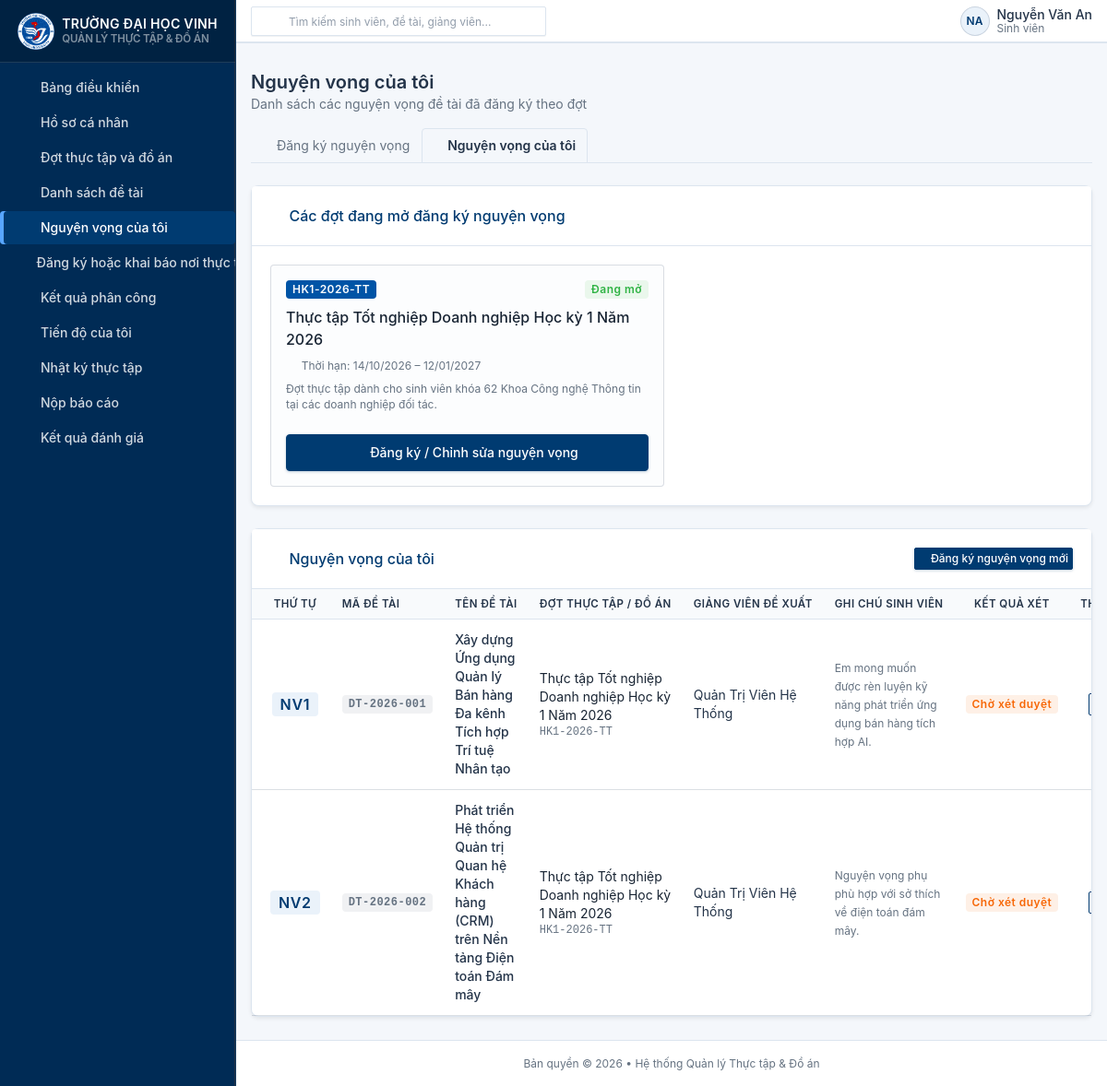
The page /wishes (signed in) on the database its author committed.
### tables this page shows
CREATE TABLE IF NOT EXISTS `internship_periods` (
    `id` INT UNSIGNED AUTO_INCREMENT PRIMARY KEY COMMENT 'Khóa chính tự tăng',
    `code` VARCHAR(50) NOT NULL COMMENT 'Mã đợt định danh duy nhất (vd: HK1-2026-TT, HK2-2026-DA)',
    `name` VARCHAR(150) NOT NULL COMMENT 'Tên hiển thị của đợt thực tập / đồ án',
    `type` ENUM('internship', 'graduation_project') NOT NULL COMMENT 'Loại đợt: internship (Thực tập) hoặc graduation_project (Đồ án tốt nghiệp)',
    `start_date` DATE NOT NULL COMMENT 'Ngày bắt đầu đợt (YYYY-MM-DD)',
    `end_date` DATE NOT NULL COMMENT 'Ngày kết thúc đợt (YYYY-MM-DD)',
    `status` ENUM('draft', 'active', 'closed') NOT NULL DEFAULT 'draft' COMMENT 'Trạng thái đợt: draft (Nháp/Chưa mở), active (Đang diễn ra), closed (Đã kết thúc/Đóng)',
    `description` TEXT NULL COMMENT 'Mô tả chi tiết, quy định hoặc thông báo cho đợt',
    `created_at` DATETIME NOT NULL DEFAULT CURRENT_TIMESTAMP COMMENT 'Thời điểm tạo bản ghi',
    `updated_at` DATETIME NOT NULL DEFAULT CURRENT_TIMESTAMP ON UPDATE CURRENT_TIMESTAMP COMMENT 'Thời điểm cập nhật cuối',
    UNIQUE KEY `uk_internship_periods_code` (`code`),
    INDEX `idx_internship_periods_status` (`status`),
    INDEX `idx_internship_periods_type` (`type`),
    INDEX `idx_internship_periods_dates` (`start_date`, `end_date`),
    CONSTRAINT `chk_period_dates` CHECK (`end_date` >= `start_date`)
);

CREATE TABLE IF NOT EXISTS `topic_wishes` (
    `id` INT UNSIGNED AUTO_INCREMENT PRIMARY KEY COMMENT 'Khóa chính tự tăng',
    `student_id` INT UNSIGNED NOT NULL COMMENT 'Sinh viên đăng ký (users.id)',
    `topic_id` INT UNSIGNED NOT NULL COMMENT 'Đề tài đăng ký (topics.id)',
    `period_id` INT UNSIGNED NOT NULL COMMENT 'Đợt thực tập / đồ án (internship_periods.id)',
    `priority` TINYINT UNSIGNED NOT NULL COMMENT 'Thứ tự ưu tiên nguyện vọng: 1, 2, 3',
    `status` ENUM('pending', 'approved', 'rejected') NOT NULL DEFAULT 'pending' COMMENT 'Trạng thái nguyện vọng',
    `note` VARCHAR(255) NULL COMMENT 'Ghi chú của sinh viên',
    `created_at` DATETIME NOT NULL DEFAULT CURRENT_TIMESTAMP COMMENT 'Thời điểm đăng ký',
    `updated_at` DATETIME NOT NULL DEFAULT CURRENT_TIMESTAMP ON UPDATE CURRENT_TIMESTAMP COMMENT 'Thời điểm cập nhật',
    UNIQUE KEY `uk_student_period_topic` (`student_id`, `period_id`, `topic_id`),
    UNIQUE KEY `uk_student_period_priority` (`student_id`, `period_id`, `priority`),
    INDEX `idx_topic_wishes_student_id` (`student_id`),
    INDEX `idx_topic_wishes_topic_id` (`topic_id`),
    INDEX `idx_topic_wishes_period_id` (`period_id`),
    INDEX `idx_topic_wishes_priority` (`priority`),
    INDEX `idx_topic_wishes_status` (`status`),
    CONSTRAINT `fk_topic_wishes_student` FOREIGN KEY (`student_id`)
        REFERENCES `users` (`id`) ON UPDATE CASCADE ON DELETE RESTRICT,
    CONSTRAINT `fk_topic_wishes_topic` FOREIGN KEY (`topic_id`)
        REFERENCES `topics` (`id`) ON UPDATE CASCADE ON DELETE RESTRICT,
    CONSTRAINT `fk_topic_wishes_period` FOREIGN KEY (`period_id`)
        REFERENCES `internship_periods` (`id`) ON UPDATE CASCADE ON DELETE RESTRICT
);

CREATE TABLE IF NOT EXISTS `topics` (
    `id` INT UNSIGNED AUTO_INCREMENT PRIMARY KEY COMMENT 'Khóa chính tự tăng',
    `code` VARCHAR(50) NOT NULL COMMENT 'Mã đề tài định danh duy nhất (vd: DT-2026-001, DA-2026-002)',
    `name` VARCHAR(255) NOT NULL COMMENT 'Tên hiển thị của đề tài',
    `description` TEXT NULL COMMENT 'Mô tả chi tiết nội dung, mục tiêu, yêu cầu công nghệ của đề tài',
    `type` ENUM('internship', 'graduation_project') NOT NULL COMMENT 'Loại đề tài: Thực tập hoặc Đồ án tốt nghiệp',
    `period_id` INT UNSIGNED NOT NULL COMMENT 'Khóa ngoại tham chiếu đến đợt (internship_periods.id)',
    `proposer_id` INT UNSIGNED NOT NULL COMMENT 'Khóa ngoại tham chiếu đến người đề xuất (users.id)',
    `max_students` INT UNSIGNED NOT NULL DEFAULT 1 COMMENT 'Số lượng sinh viên tối đa có thể tham gia',
    `status` ENUM('draft', 'pending', 'approved', 'rejected') NOT NULL DEFAULT 'draft' COMMENT 'Trạng thái đề tài',
    `created_at` DATETIME NOT NULL DEFAULT CURRENT_TIMESTAMP COMMENT 'Thời điểm tạo đề tài',
    `updated_at` DATETIME NOT NULL DEFAULT CURRENT_TIMESTAMP ON UPDATE CURRENT_TIMESTAMP COMMENT 'Thời điểm cập nhật cuối',

    UNIQUE KEY `uk_topics_code` (`code`),
    INDEX `idx_topics_period_id` (`period_id`),
    INDEX `idx_topics_proposer_id` (`proposer_id`),
    INDEX `idx_topics_status` (`status`),
    INDEX `idx_topics_type` (`type`),
    INDEX `idx_topics_created_at` (`created_at`),

    CONSTRAINT `fk_topics_period` FOREIGN KEY (`period_id`)
        REFERENCES `internship_periods` (`id`) ON UPDATE CASCADE ON DELETE RESTRICT,
    CONSTRAINT `fk_topics_proposer` FOREIGN KEY (`proposer_id`)
        REFERENCES `users` (`id`) ON UPDATE CASCADE ON DELETE RESTRICT
);

CREATE TABLE IF NOT EXISTS `users` (
    `id` INT UNSIGNED AUTO_INCREMENT PRIMARY KEY,
    `username` VARCHAR(50) NOT NULL UNIQUE COMMENT 'Tên đăng nhập / Mã sinh viên / Mã giảng viên',
    `email` VARCHAR(100) NOT NULL UNIQUE COMMENT 'Email liên hệ chính thức',
    `password` VARCHAR(255) NOT NULL COMMENT 'Mật khẩu đã được mã hóa Bcrypt an toàn',
    `full_name` VARCHAR(100) NOT NULL COMMENT 'Họ và tên đầy đủ',
    `phone` VARCHAR(20) NULL COMMENT 'Số điện thoại liên lạc',
    `avatar` VARCHAR(255) NULL COMMENT 'Đường dẫn ảnh đại diện (kế thừa cũ)',
    `avatar_path` VARCHAR(255) NULL COMMENT 'Đường dẫn ảnh đại diện chuẩn hóa',
    `status` TINYINT(1) NOT NULL DEFAULT 1 COMMENT 'Trạng thái tài khoản: 1 = Hoạt động, 0 = Bị khóa',
    `created_at` DATETIME NOT NULL DEFAULT CURRENT_TIMESTAMP,
    `updated_at` DATETIME NOT NULL DEFAULT CURRENT_TIMESTAMP ON UPDATE CURRENT_TIMESTAMP,
    INDEX `idx_users_status` (`status`)
);

### app/Controllers/AuthController.php (called while the page is built, shortened)
<?php
class AuthController extends Controller
{
    public static function pullFlash(string $key): ?string
    {
        $value = $_SESSION['flash'][$key] ?? null;
        return $value;
    }
}

### app/Models/InternshipPeriod.php (called while the page is built, shortened)
<?php
class InternshipPeriod
{
    public static function all(array $filters = []): array
    {
        $pdo = Database::getConnection();
        $sql = 'SELECT * FROM `internship_periods` WHERE 1=1';
        $params = [];
        if (!empty($filters['status']) && in_array($filters['status'], self::ALLOWED_STATUSES, true)) {
            $sql .= ' AND `status` = :status';
            $params['status'] = $filters['status'];
        }
        $sql .= ' ORDER BY `start_date` DESC, `id` DESC';
        $stmt = $pdo->prepare($sql);
        $stmt->execute($params);
        return $stmt->fetchAll(PDO::FETCH_ASSOC);
    }
}

### app/Models/TopicWish.php (called while the page is built, shortened)
<?php
class TopicWish
{
    public static function getByStudent(int $studentId): array
    {
        $pdo = Database::getConnection();
        $sql = "
            SELECT
                w.id,
                w.student_id,
                w.topic_id,
                w.period_id,
                w.priority,
                w.status,
                w.note,
                w.created_at,
                w.updated_at,
                t.code AS topic_code,
                t.name AS topic_name,
                t.type AS topic_type,
                t.status AS topic_status,
                u.full_name AS proposer_name,
                p.name AS period_name,
                p.code AS period_code,
                p.status AS period_status,
                p.start_date AS period_start_date,
                p.end_date AS period_end_date
            FROM `topic_wishes` w
            INNER JOIN `topics` t ON w.topic_id = t.id
            INNER JOIN `internship_periods` p ON w.period_id = p.id
            LEFT JOIN `users` u ON t.proposer_id = u.id
            WHERE w.student_id = :student_id
            ORDER BY p.id DESC, w.priority ASC
        ";
        $stmt = $pdo->prepare($sql);
        $stmt->execute([':student_id' => $studentId]);
        return $stmt->fetchAll(PDO::FETCH_ASSOC);
    }
}

### app/Views/topic_wishes/index.php (the view, shortened to what this page needs)
<?php
require dirname(__DIR__) . '/layouts/header.php';
$escape = static fn(mixed $value): string => htmlspecialchars(is_scalar($value) ? (string)$value : '', ENT_QUOTES, 'UTF-8');
$wishes = $wishes ?? [];
$openPeriods = $openPeriods ?? [];
$statusLabels = $statusLabels ?? [];
$statusBadges = $statusBadges ?? [];
?>
<div class="container-xl">
    <ul class="nav nav-tabs mb-4" role="tablist">
        <li class="nav-item">
            <a class="nav-link" href="<?= $escape($baseUrl) ?>/wishes/create">
                <i class="ti ti-edit me-1"></i>Đăng ký nguyện vọng
            </a>
        </li>
        <li class="nav-item">
            <a class="nav-link active fw-bold" href="<?= $escape($baseUrl) ?>/wishes" aria-current="page">
                <i class="ti ti-list-numbers ti-list-ordered me-1"></i>Nguyện vọng của tôi
            </a>
        </li>
    </ul>
    <div class="card shadow-sm mb-4">
        <div class="card-header d-flex justify-content-between align-items-center">
            <h3 class="card-title text-primary mb-0">
                <i class="ti ti-calendar-event me-2"></i>Các đợt đang mở đăng ký nguyện vọng
            </h3>
        </div>
        <div class="card-body">
            <?php if (empty($openPeriods)): ?>
                <div class="text-muted text-center py-3">
                    <i class="ti ti-calendar-off fs-1 d-block mb-2 text-secondary"></i>
                    Hiện tại không có đợt thực tập / đồ án nào đang mở nhận đăng ký nguyện vọng.
                </div>
            <?php else: ?>
                <div class="row g-3">
                    <?php foreach ($openPeriods as $p): ?>
                        <div class="col-12 col-md-6">
                            <div class="border rounded p-3 h-100 d-flex flex-column justify-content-between bg-light">
                                <div>
                                    <div class="d-flex align-items-center justify-content-between mb-2">
                                        <span class="badge bg-blue text-blue-fg"><?= $escape($p['code']) ?></span>
                                        <span class="badge bg-success-lt text-success">Đang mở</span>
                                    </div>
                                    <h4 class="card-title text-dark mb-2"><?= $escape($p['name']) ?></h4>
                                    <div class="text-muted small mb-2">
                                        <i class="ti ti-clock me-1"></i>
                                        Thời hạn: <?= date('d/m/Y', strtotime($p['start_date'])) ?> – <?= date('d/m/Y', strtotime($p['end_date'])) ?>
                                    </div>
                                    <?php if (!empty($p['description'])): ?>
                                        <p class="text-secondary small mb-3"><?= nl2br($escape($p['description'])) ?></p>
                                    <?php endif; ?>
                                </div>
                                <div class="mt-2">
                                    <a href="<?= $escape($baseUrl) ?>/wishes/create?period_id=<?= (int)$p['id'] ?>" class="btn btn-primary w-100">
                                        <i class="ti ti-edit me-1"></i>Đăng ký / Chỉnh sửa nguyện vọng
                                    </a>
                                </div>
                            </div>
                        </div>
                    <?php endforeach; ?>
                </div>
            <?php endif; ?>
        </div>
    </div>
    <div class="card shadow-sm">
        <div class="card-header d-flex justify-content-between align-items-center">
            <h3 class="card-title text-primary mb-0">
                <i class="ti ti-list-check me-2"></i>Nguyện vọng của tôi
            </h3>
            <?php if (!empty($openPeriods)): ?>
                <a href="<?= $escape($baseUrl) ?>/wishes/create" class="btn btn-sm btn-primary">
                    <i class="ti ti-plus me-1"></i>Đăng ký nguyện vọng mới
                </a>
            <?php endif; ?>
        </div>
        <div class="table-responsive">
            <table class="table table-vcenter table-hover card-table">
                <thead>
                    <tr>
                        <th class="w-1 text-center">Thứ tự</th>
                        <th>Mã đề tài</th>
                        <th>Tên đề tài</th>
                        <th>Đợt thực tập / Đồ án</th>
                        <th>Giảng viên đề xuất</th>
                        <th>Ghi chú sinh viên</th>
                        <th class="text-center">Kết quả xét</th>
                        <th class="w-1 text-center">Thao tác</th>
                    </tr>
                </thead>
                <tbody>
                    <?php if (empty($wishes)): ?>
                        <tr>
                            <td colspan="8" class="text-center py-4 text-muted">
                                <i class="ti ti-inbox fs-1 d-block mb-2 text-secondary"></i>
                                Bạn chưa đăng ký nguyện vọng đề tài nào trong hệ thống.
                            </td>
                        </tr>
                    <?php else: ?>
                        <?php
                            $todayStr = date('Y-m-d');
                            foreach ($wishes as $w):
                                $isOpen = ($w['period_status'] === 'active' && $todayStr >= $w['period_start_date'] && $todayStr <= $w['period_end_date']);
                        ?>
                            <tr>
                                <td class="text-center">
                                    <span class="badge bg-primary-lt fw-bold fs-3">NV<?= (int)$w['priority'] ?></span>
                                </td>
                                <td>
                                    <span class="badge bg-secondary-lt font-monospace"><?= $escape($w['topic_code']) ?></span>
                                </td>
                                <td>
                                    <a href="<?= $escape($baseUrl) ?>/topics/detail?id=<?= (int)$w['topic_id'] ?>" class="text-reset fw-medium text-decoration-none hover-primary">
                                        <?= $escape($w['topic_name']) ?>
                                    </a>
                                </td>
                                <td>
                                    <div class="text-body"><?= $escape($w['period_name']) ?></div>
                                    <div class="text-muted small font-monospace"><?= $escape($w['period_code']) ?></div>
                                </td>
                                <td>
                                    <?= $escape($w['proposer_name'] ?? 'Chưa phân công') ?>
                                </td>
                                <td>
                                    <span class="text-muted small"><?= !empty($w['note']) ? $escape($w['note']) : '—' ?></span>
                                </td>
                                <td class="text-center">
                                    <span class="badge <?= $statusBadges[$w['status']] ?? 'bg-secondary-lt' ?>">
                                        <?= $escape($statusLabels[$w['status']] ?? $w['status']) ?>
                                    </span>
                                </td>
                                <td class="text-center text-nowrap">
                                    <?php if ($isOpen): ?>
                                        <a href="<?= $escape($baseUrl) ?>/wishes/create?period_id=<?= (int)$w['period_id'] ?>"
                                           class="btn btn-sm btn-outline-primary" title="Chỉnh sửa nguyện vọng trong đợt này">
                                        </a>
                                    <?php else: ?>
                                        <span class="badge bg-secondary-lt text-secondary" title="Đợt đã đóng hoặc đã hết thời hạn đăng ký">
                                            <i class="ti ti-lock me-1"></i>Khóa
                                        </span>
                                    <?php endif; ?>
                                </td>
                            </tr>
                        <?php endforeach; ?>
                    <?php endif; ?>
                </tbody>
            </table>
        </div>
    </div>
</div>
<?php require dirname(__DIR__) . '/layouts/footer.php'; ?>

### rows shown on the page
internship_periods: code "HK1-2026-TT", name "Thực tập Tốt nghiệp Doanh nghiệp Học kỳ 1 Năm 2026", start_date "14/10/2026", end_date "12/01/2027", description "Đợt thực tập dành cho sinh viên khóa 62 Khoa Công nghệ Thông tin tại các doanh nghiệp đối tác."
topic_wishes: priority "1", topic.code "DT-2026-001", topic.name "Xây dựng Ứng dụng Quản lý Bán hàng Đa kênh Tích hợp Trí tuệ Nhân tạo", period.name "Thực tập Tốt nghiệp Doanh nghiệp Học kỳ 1 Năm 2026", period.code "HK1-2026-TT", users.full_name "Quản Trị Viên Hệ Thống", note "Em mong muốn được rèn luyện kỹ năng phát triển ứng dụng bán hàng tích hợp AI.", status "Chờ xét duyệt"
topic_wishes: priority "2", topic.code "DT-2026-002", topic.name "Phát triển Hệ thống Quản trị Quan hệ Khách hàng (CRM) trên Nền tảng Điện toán Đám mây", period.name "Thực tập Tốt nghiệp Doanh nghiệp Học kỳ 1 Năm 2026", period.code "HK1-2026-TT", users.full_name "Quản Trị Viên Hệ Thống", note "Nguyện vọng phụ phù hợp với sở thích về điện toán đám mây.", status "Chờ xét duyệt"

### other values the page prints
$title "Đăng ký hoặc khai báo nơi t Nhật ký thực tập Nộp báo cáo Kết quả đánh giá"
$escape($headerInitials) "NA"
$escape($currentFullName) "Nguyễn Văn An"
$escape($displayRole) "Sinh viên"
$escape($pageHeading) "Nguyện vọng của tôi"
$escape($pageDescription) "Danh sách các nguyện vọng đề tài đã đăng ký theo đợt"
